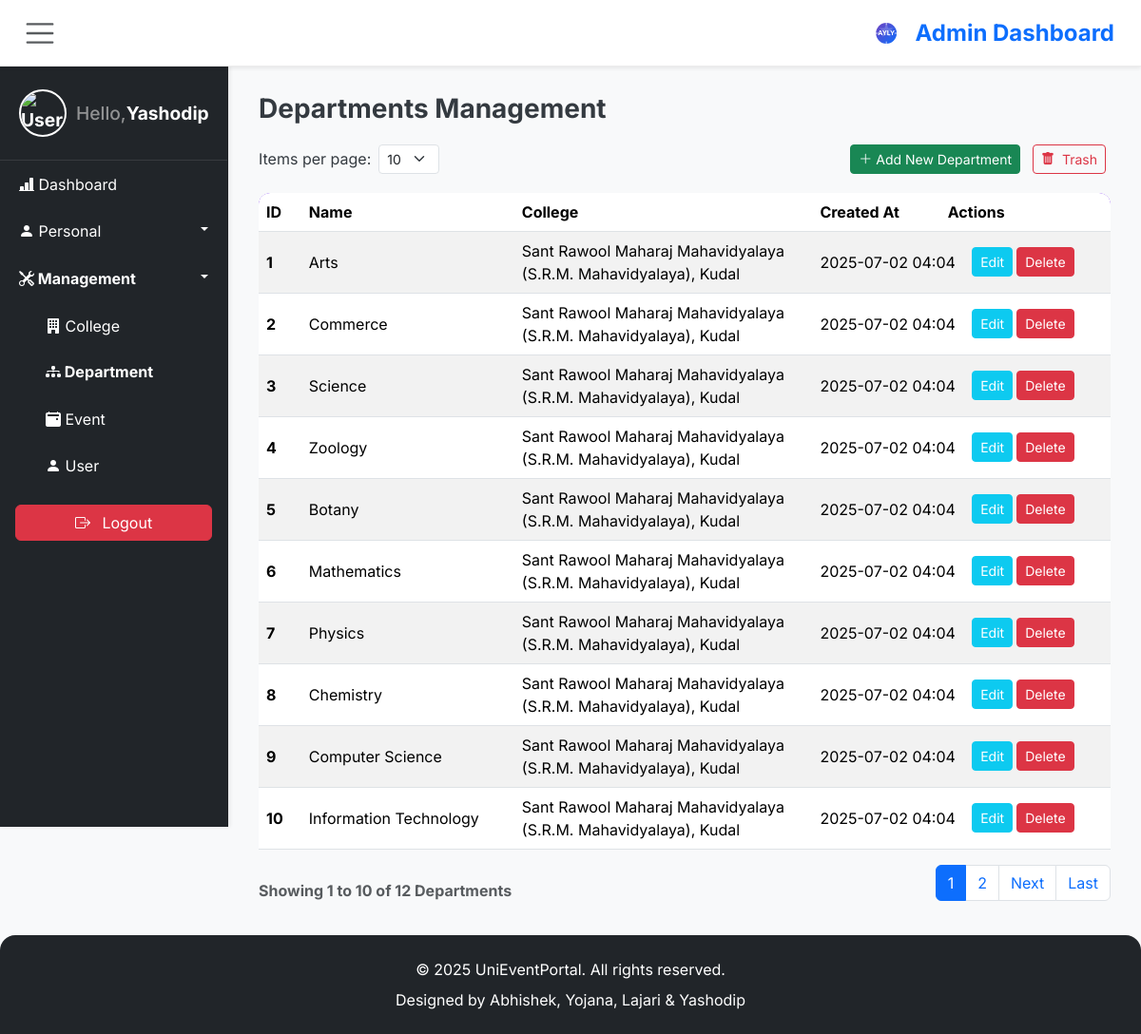
Screenshot of /admin_dashboard.php?section=departments (signed in) with the database file from the repository.
### tables this page shows
CREATE TABLE `users` (
  `user_id` int(11) NOT NULL,
  `first_name` varchar(100) NOT NULL,
  `middle_name` varchar(100) DEFAULT NULL,
  `last_name` varchar(100) NOT NULL,
  `email` varchar(255) NOT NULL,
  `password_hash` varchar(255) NOT NULL,
  `dob` date DEFAULT NULL,
  `contact_number` varchar(20) DEFAULT NULL,
  `college_id` int(11) DEFAULT NULL,
  `dept_id` int(11) DEFAULT NULL,
  `role_id` int(11) DEFAULT NULL,
  `created_at` timestamp NOT NULL DEFAULT current_timestamp(),
  `updated_at` timestamp NOT NULL DEFAULT current_timestamp() ON UPDATE current_timestamp(),
  `photourl` varchar(255) DEFAULT NULL,
  `status` tinyint(1) DEFAULT 1
);

CREATE TABLE `departments` (
  `department_id` int(11) NOT NULL,
  `department_name` varchar(255) NOT NULL,
  `short_name` varchar(255) NOT NULL,
  `college_id` int(11) NOT NULL,
  `created_at` timestamp NOT NULL DEFAULT current_timestamp(),
  `updated_at` timestamp NOT NULL DEFAULT current_timestamp() ON UPDATE current_timestamp(),
  `status` tinyint(1) DEFAULT 1
);

CREATE TABLE `colleges` (
  `college_id` int(11) NOT NULL,
  `college_name` varchar(255) NOT NULL,
  `college_code` varchar(20) NOT NULL,
  `address` text DEFAULT NULL,
  `created_at` timestamp NOT NULL DEFAULT current_timestamp(),
  `updated_at` timestamp NOT NULL DEFAULT current_timestamp() ON UPDATE current_timestamp(),
  `status` tinyint(1) NOT NULL DEFAULT 1
);

### content/adminview/departments.php (the view, shortened to what this page needs)
<?php
require_once __DIR__ . '/../../api/dbinclude.php';
$itemsPerPage = isset($_GET['per_page']) ? (int) $_GET['per_page'] : 10;
$page = isset($_GET['page']) ? (int) $_GET['page'] : 1;
$offset = ($page - 1) * $itemsPerPage;
$totalResult = $conn->query("SELECT COUNT(*) as total FROM departments WHERE status = 1");
$totalDepartments = $totalResult->fetch_assoc()['total'];
$totalPages = ceil($totalDepartments / $itemsPerPage);
$stmt = $conn->prepare("SELECT d.*, c.college_name FROM departments d LEFT JOIN colleges c ON d.college_id = c.college_id WHERE d.status = 1 ORDER BY d.department_id ASC LIMIT ?, ?");
$stmt->bind_param("ii", $offset, $itemsPerPage);
$stmt->execute();
$result = $stmt->get_result();
$departments = $result->fetch_all(MYSQLI_ASSOC);
$showingFrom = ($totalDepartments > 0) ? (($page - 1) * $itemsPerPage) + 1 : 0;
$showingTo = min($page * $itemsPerPage, $totalDepartments);
?>
<div class="admin-section" id="departments">
    <h2 class="h3 fw-bold">Departments Management</h2>
    <div class="action-and-per-page-row">
        <form method="GET" class="d-flex align-items-center mb-0">
            <label for="per_page" class="form-label mb-0">Items per page:</label>
            <select name="per_page" id="per_page" class="form-select form-select-sm d-inline w-auto ms-2"
                onchange="this.form.submit()">
                <option value="10" <?php echo ($itemsPerPage == 10) ? 'selected' : ''; ?>>10</option>
            </select>
        </form>
        <div class="action-buttons">
            <a href="<?php echo base_url . 'admin_dashboard.php?section=add_department'; ?>"
                class="btn btn-success btn-sm">
                <i class="bi bi-plus-lg"></i> Add New Department
            </a>
            <a href="<?php echo base_url . 'admin_dashboard.php?section=trash_departments'; ?>"
                class="btn btn-outline-danger btn-sm">
                <i class="bi bi-trash-fill me-1"></i> Trash
            </a>
        </div>
    </div>
    <div class="table-responsive">
        <table class="table table-hover table-striped">
            <thead>
                <tr>
                    <th scope="col">ID</th>
                    <th scope="col">Name</th>
                    <th scope="col">College</th>
                    <th scope="col">Created At</th>
                    <th scope="col" class="actions-column">Actions</th>
                </tr>
            </thead>
            <tbody>
                <?php if (!empty($departments)): ?>
                    <?php foreach ($departments as $department): ?>
                        <tr>
                            <th scope="row"><?php echo htmlspecialchars($department['department_id']); ?></th>
                            <td><?php echo htmlspecialchars($department['department_name']); ?></td>
                            <td><?php echo htmlspecialchars($department['college_name']); ?></td>
                            <td><?php echo htmlspecialchars(date('Y-m-d H:i', strtotime($department['created_at']))); ?>
                            </td>
                            <td class="actions-column">
                                <div class="d-flex">
                                    <a href="<?php echo base_url . 'admin_dashboard.php?section=add_department&department_id=' . htmlspecialchars($department['department_id']); ?>"
                                        class="btn btn-sm btn-info text-white me-1">Edit</a>
                                    <button class="btn btn-sm btn-danger delete-department-btn"
                                        data-id="<?php echo htmlspecialchars($department['department_id']); ?>">Delete</button>
                                </div>
                            </td>
                        </tr>
                    <?php endforeach; ?>
                <?php else: ?>
                    <tr>
                        <td colspan="5" class="text-center text-muted">No departments found.</td>
                    </tr>
                <?php endif; ?>
            </tbody>
        </table>
    </div>
    <nav aria-label="Page navigation">
        <div class="pagination-info-container">
            <p class="text-muted mb-0 fw-bold">Showing <?php echo $showingFrom; ?> to
                <?php echo $showingTo; ?> of
                <?php echo $totalDepartments; ?> Departments
            </p>
            <ul class="pagination justify-content-center">
                <?php
                $numLinks = 4;
                $startPageDisplay = max(1, $page - floor($numLinks / 2));
                $endPageDisplay = min($totalPages, $page + floor($numLinks / 2));
                for ($i = $startPageDisplay; $i <= $endPageDisplay; $i++): ?>
                    <li class="page-item <?php echo ($i == $page) ? 'active' : ''; ?>">
                        <a class="page-link"
                            href="?section=departments&page=<?php echo $i; ?>&per_page=<?php echo $itemsPerPage; ?>"><?php echo $i; ?></a>
                    </li>
                <?php endfor;
                if ($page < $totalPages) {
                    echo '<li class="page-item"><a class="page-link" href="?section=departments&page=' . ($page + 1) . '&per_page=' . $itemsPerPage . '">Next</a></li>';
                }
                if ($page < $totalPages) {
                    echo '<li class="page-item"><a class="page-link" href="?section=departments&page=' . $totalPages . '&per_page=' . $itemsPerPage . '">Last</a></li>';
                }
                ?>
            </ul>
        </div>
    </nav>
</div>

### includes/header.php (shortened to what this page needs)
<?php
require_once __DIR__ . '/../api/dbinclude.php';
$loggedInUserId = $_SESSION['user_id'] ?? null;
$loggedInUserType = $_SESSION['role_id'] ?? null;
$adminDetails = [];
try {
    $stmt = $conn->prepare("SELECT * FROM users WHERE user_id = ? AND role_id = 5");
    $stmt->bind_param('i', $loggedInUserId);
    $stmt->execute();
    $result = $stmt->get_result();
    $adminDetails = $result->fetch_assoc();
} catch (Exception $e) {
    $error_message_header = "Error loading initial data: " . $e->getMessage();
    error_log("Admin Panel header data fetch error: " . $e->getMessage());
    $adminDetails = [
        'first_name' => 'Unknown',
        'middle_name' => '',
        'last_name' => 'Admin',
        'email' => 'error@example.com',
        'dob' => '1970-01-01',
        'contact_number' => 'N/A',
        'college_id' => null,
        'dept_id' => null,
        'photourl' => 'https://placehold.co/50x50/cccccc/333333?text=Error'
    ];
} finally {
    if (isset($conn) && $conn && !$conn->connect_error) {
    }
}
$currentSection = isset($_GET['section']) ? $_GET['section'] : 'dashboard';
$adminName = trim(
    ($adminDetails['first_name'])
);
$adminProfilePic = $adminDetails['photourl'];
?>
<!DOCTYPE html>
<html lang="en">
<head>
    <link href="https://cdn.jsdelivr.net/npm/bootstrap@5.3.3/dist/css/bootstrap.min.css" rel="stylesheet"
>
    <link rel="stylesheet" href="https://cdn.jsdelivr.net/npm/bootstrap-icons@1.11.3/font/bootstrap-icons.min.css">
</head>
<body>
    <nav class="navbar navbar-expand-lg navbar-light bg-light">
        <div class="container-fluid">
            <button class="btn btn-outline-primary me-2" id="sidebarToggle" aria-label="Toggle Sidebar">
                <span class="navbar-toggler-icon"></span>
            </button>
            <a class="navbar-brand d-flex align-items-center" href="admin_dashboard.php">
                <svg width="40" height="40" viewBox="0 0 220 200" fill="none" xmlns="http://www.w3.org/2000/svg"
                    class="me-2">
                    <text x="100" y="110" font-family="Inter, sans-serif" font-size="38" font-weight="bold" fill="white"
                        text-anchor="middle">AYLY</text>
                </svg>
                <span class="fs-4 fw-bold text-primary"><?php
                switch ($loggedInUserType) {
                    case 5:
                        echo "Admin";
                        break;
                }
                ?> Dashboard</span>
            </a>
        </div>
    </nav>
    <div class="d-flex" id="wrapper">
        <div class="bg-dark border-right" id="sidebar-wrapper">
            <div class="sidebar-heading">
                <img src="<?php echo htmlspecialchars($adminProfilePic); ?>" alt="User Avatar"
                    class="rounded-circle avatar-img">
                <span class="hello-text">Hello, </span><?php echo htmlspecialchars($adminName); ?>
            </div>
            <div class="list-group list-group-flush">
                <a href="admin_dashboard.php?section=dashboard"
                    class="list-group-item list-group-item-action bg-dark text-white <?php echo ($currentSection == 'dashboard') ? 'active' : ''; ?>">
                    <i class="bi bi-bar-chart-line-fill"></i> Dashboard
                </a>
                <a href="#personalSubmenu" data-bs-toggle="collapse"
                    aria-expanded="<?php echo (in_array($currentSection, ['profile', 'settings'])) ? 'true' : 'false'; ?>"
                    class="list-group-item list-group-item-action bg-dark text-white dropdown-toggle <?php echo (in_array($currentSection, ['profile', 'settings'])) ? 'active' : ''; ?>">
                    <i class="bi bi-person-fill"></i> Personal
                </a>
                <a href="#managementSubmenu" data-bs-toggle="collapse"
                    aria-expanded="<?php echo (in_array($currentSection, ['colleges', 'departments', 'events', 'users'])) ? 'true' : 'false'; ?>"
                    class="list-group-item list-group-item-action bg-dark text-white dropdown-toggle <?php echo (in_array($currentSection, ['colleges', 'departments', 'events', 'users'])) ? 'active' : ''; ?>">
                    <i class="bi bi-tools"></i> Management
                </a>
                <div class="collapse <?php echo (in_array($currentSection, ['colleges', 'departments', 'events', 'users'])) ? 'show' : ''; ?>"
                    id="managementSubmenu">
                    <a href="admin_dashboard.php?section=colleges"
                        class="list-group-item list-group-item-action bg-dark text-white <?php echo ($currentSection == 'colleges') ? 'active' : ''; ?>">
                        <i class="bi bi-building-fill"></i> College
                    </a>
                    <a href="admin_dashboard.php?section=departments"
                        class="list-group-item list-group-item-action bg-dark text-white <?php echo ($currentSection == 'departments') ? 'active' : ''; ?>">
                        <i class="bi bi-diagram-3-fill"></i> Department
                    </a>
                    <a href="admin_dashboard.php?section=events"
                        class="list-group-item list-group-item-action bg-dark text-white <?php echo ($currentSection == 'events') ? 'active' : ''; ?>">
                        <i class="bi bi-calendar2-event-fill"></i> Event
                    </a>
                    <a href="admin_dashboard.php?section=users"
                        class="list-group-item list-group-item-action bg-dark text-white <?php echo ($currentSection == 'users') ? 'active' : ''; ?>">
                        <i class="bi bi-person-fill"></i> User
                    </a>
                </div>
            </div>
            <div class="p-3">
                <a href="logout.php" class="btn btn-danger w-100 rounded-lg">
                    <i class="bi bi-box-arrow-right me-2"></i> Logout
                </a>
            </div>
        </div>
        <div id="page-content-wrapper"
            class="<?php echo ($currentSection == 'dashboard') ? 'dashboard-disabled' : ''; ?>">

### rows the page displays
users: first_name "Yashodip"
departments: department_id "1", department_name "Arts", college.college_name "Sant Rawool Maharaj Mahavidyalaya (S.R.M. Mahavidyalaya), Kudal", created_at "2025-07-02 04:04"
departments: department_id "2", department_name "Commerce", college.college_name "Sant Rawool Maharaj Mahavidyalaya (S.R.M. Mahavidyalaya), Kudal", created_at "2025-07-02 04:04"
departments: department_id "3", department_name "Science", college.college_name "Sant Rawool Maharaj Mahavidyalaya (S.R.M. Mahavidyalaya), Kudal", created_at "2025-07-02 04:04"
departments: department_id "4", department_name "Zoology", college.college_name "Sant Rawool Maharaj Mahavidyalaya (S.R.M. Mahavidyalaya), Kudal", created_at "2025-07-02 04:04"
departments: department_id "5", department_name "Botany", college.college_name "Sant Rawool Maharaj Mahavidyalaya (S.R.M. Mahavidyalaya), Kudal", created_at "2025-07-02 04:04"
departments: department_id "6", department_name "Mathematics", college.college_name "Sant Rawool Maharaj Mahavidyalaya (S.R.M. Mahavidyalaya), Kudal", created_at "2025-07-02 04:04"
departments: department_id "7", department_name "Physics", college.college_name "Sant Rawool Maharaj Mahavidyalaya (S.R.M. Mahavidyalaya), Kudal", created_at "2025-07-02 04:04"
departments: department_id "8", department_name "Chemistry", college.college_name "Sant Rawool Maharaj Mahavidyalaya (S.R.M. Mahavidyalaya), Kudal", created_at "2025-07-02 04:04"
departments: department_id "9", department_name "Computer Science", college.college_name "Sant Rawool Maharaj Mahavidyalaya (S.R.M. Mahavidyalaya), Kudal", created_at "2025-07-02 04:04"
departments: department_id "10", department_name "Information Technology", college.college_name "Sant Rawool Maharaj Mahavidyalaya (S.R.M. Mahavidyalaya), Kudal", created_at "2025-07-02 04:04"

### other values shown
$showingFrom "1"
$showingTo "10"
$totalDepartments "12"
